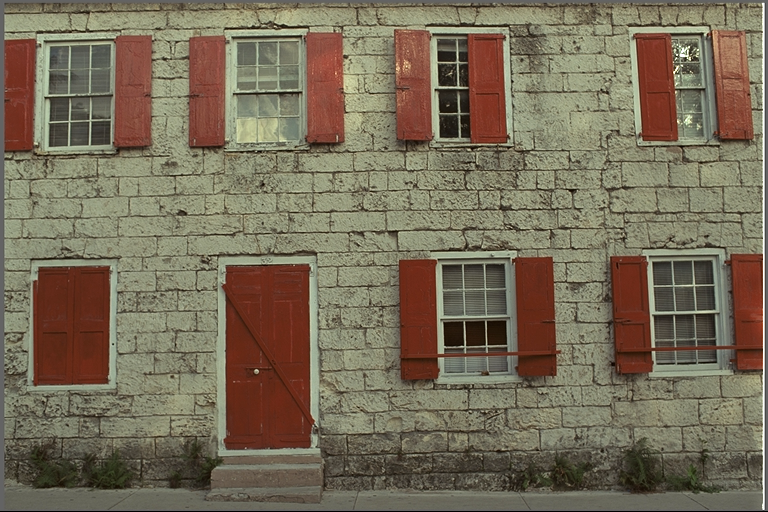
#> input picture dataset/img1.png, 768 x 512 px; the run also reads 3 pictures not shown here
$ python histogram.py
#> lines starting #> are read from the running program, lines starting #| are printed output that depends on the picture
import cv2
import matplotlib.pyplot as plt
import os

# --------------------------------------------------
# IMAGE PATHS (Representative Image)
# --------------------------------------------------
img_name = "img1.png"

orig_path   = os.path.join("dataset", img_name)
entropy_path = os.path.join("results/stego_entropy", img_name)
chaotic_path = os.path.join("results/stego_chaotic", img_name)
hybrid_path  = os.path.join("results/stego_hybrid", img_name)

# --------------------------------------------------
# READ IMAGES
# --------------------------------------------------
orig = cv2.imread(orig_path)
#> orig is the input picture: shape (512, 768, 3); mean B, G, R 88.4, 108.7, 119.8
entropy = cv2.imread(entropy_path)
chaotic = cv2.imread(chaotic_path)
hybrid = cv2.imread(hybrid_path)

# Convert BGR → RGB
orig = cv2.cvtColor(orig, cv2.COLOR_BGR2RGB)
entropy = cv2.cvtColor(entropy, cv2.COLOR_BGR2RGB)
chaotic = cv2.cvtColor(chaotic, cv2.COLOR_BGR2RGB)
hybrid = cv2.cvtColor(hybrid, cv2.COLOR_BGR2RGB)

# --------------------------------------------------
# EXTRACT RED CHANNEL
# --------------------------------------------------
orig_R = orig[:,:,0]
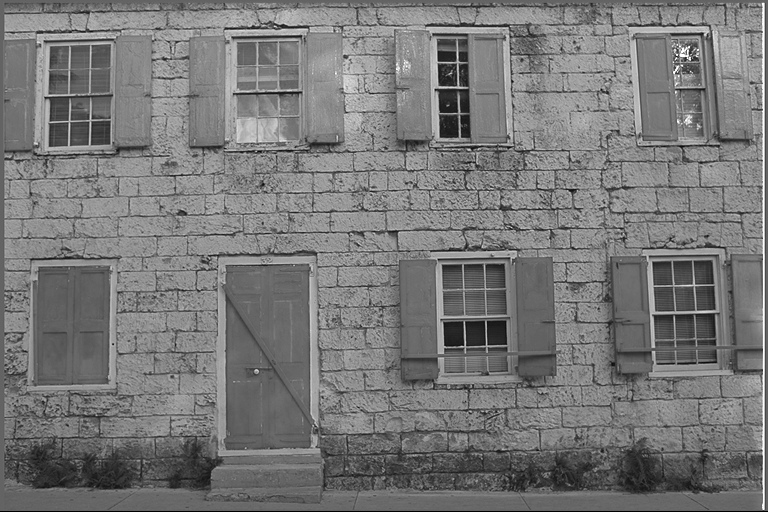
#> orig_R: shape (512, 768); min 0, max 255, mean 119.8
entropy_R = entropy[:,:,0]
chaotic_R = chaotic[:,:,0]
hybrid_R = hybrid[:,:,0]

# --------------------------------------------------
# PLOT HISTOGRAM
# --------------------------------------------------
plt.figure(figsize=(10,6))

plt.hist(orig_R.flatten(), bins=256, color='black', alpha=0.5, label='Original')
plt.hist(entropy_R.flatten(), bins=256, color='green', alpha=0.5, label='Entropy-Based')
plt.hist(chaotic_R.flatten(), bins=256, color='blue', alpha=0.5, label='Chaotic-Based')
plt.hist(hybrid_R.flatten(), bins=256, color='red', alpha=0.5, label='Hybrid-Based')

plt.title("Histogram Comparison (Red Channel)")
plt.xlabel("Pixel Intensity")
plt.ylabel("Frequency")
plt.legend()
plt.grid(alpha=0.3)

plt.tight_layout()
plt.show()
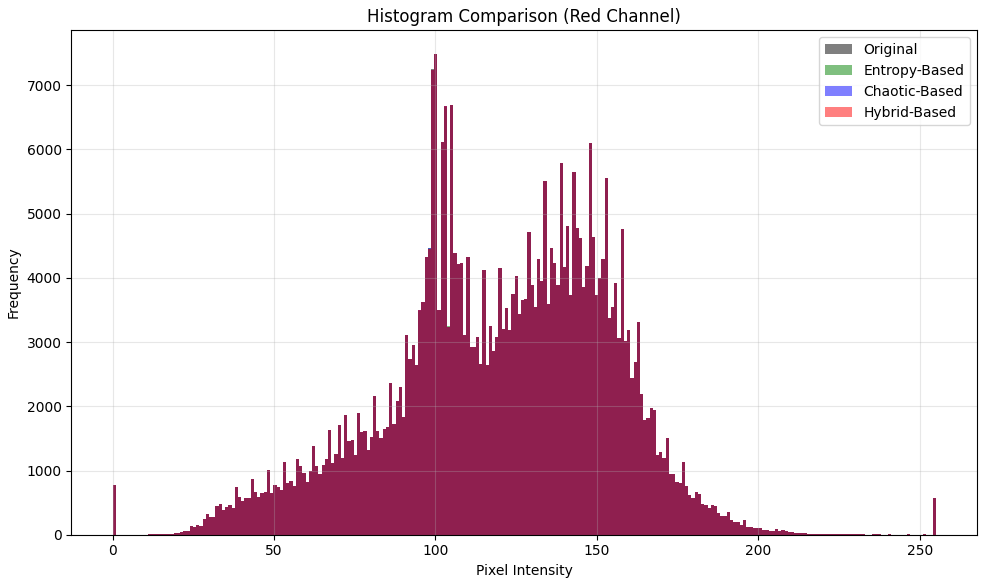
#> figure drawn by matplotlib, 1 panel; tallest bar 7481 high, from x = 99.61 to 100.6; tallest bar 7481 high, from x = 99.61 to 100.6; tallest bar 7481 high, from x = 99.61 to 100.6
